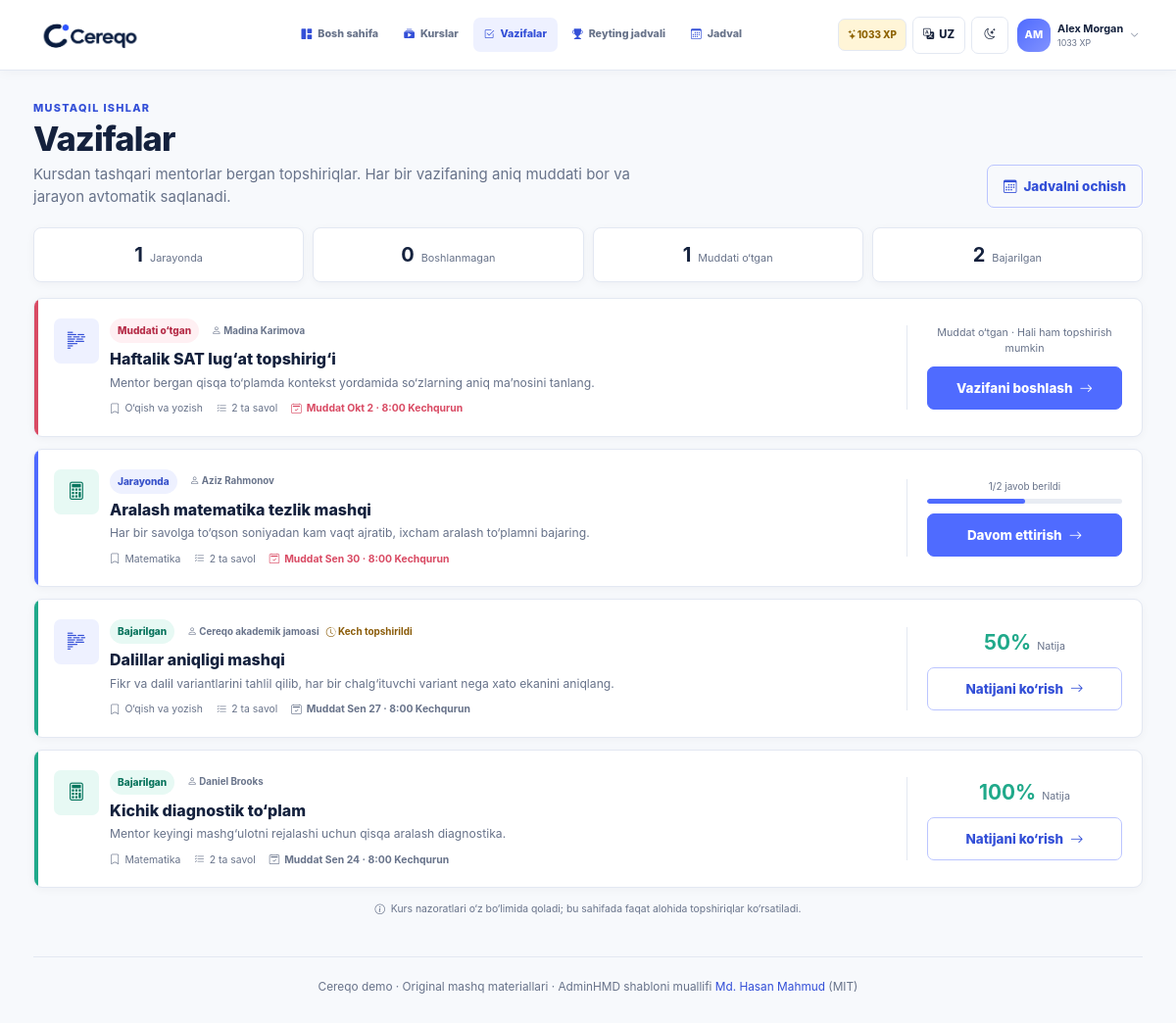
Page /tasks/ (signed in) on the committed database.
### learning/models.py (models this page shows, shortened)
class Student(models.Model):
    user = models.OneToOneField(
        settings.AUTH_USER_MODEL,
        on_delete=models.CASCADE,
        related_name="student_profile",
        null=True,
        blank=True,
    )
    name = models.CharField(max_length=100, unique=True)
    initials = models.CharField(max_length=3)
    points = models.PositiveIntegerField(default=0)
    streak = models.PositiveIntegerField(default=0)
    badge = models.CharField(max_length=80, blank=True)
    is_demo = models.BooleanField(default=False)
    class Meta:
        ordering = ["-points", "name"]

class Homework(models.Model):
    COURSE = "course"
    INDEPENDENT = "independent"
    KIND_CHOICES = [
        (COURSE, "Course checkpoint"),
        (INDEPENDENT, "Independent task"),
    ]
    lesson = models.OneToOneField(
        Lesson, on_delete=models.CASCADE, related_name="homework", null=True, blank=True
    )
    section = models.OneToOneField(
        CourseSection, on_delete=models.CASCADE, related_name="checkpoint", null=True, blank=True
    )
    kind = models.CharField(max_length=12, choices=KIND_CHOICES, default=COURSE, db_index=True)
    subject = models.CharField(max_length=10, choices=Lesson.SUBJECT_CHOICES, default="math")
    assigned_by = models.CharField(max_length=100, default="Cereqo academic team")
    title = models.CharField(max_length=160)
    description = models.TextField()
    deadline = models.DateTimeField()
    max_points = models.PositiveSmallIntegerField(default=100)
    sort_order = models.PositiveSmallIntegerField(default=0)
    class Meta:
        ordering = ["sort_order", "deadline"]
    def submission_for(self, student):
        return self.submissions.filter(student=student).first()
    def status_for(self, student):
        submission = self.submission_for(student)
        if submission and submission.submitted_at:
            return "completed"
        if submission and submission.answers.exists():
            return "in_progress"
        if self.deadline < timezone.now():
            return "overdue"
        return "not_started"

class Submission(models.Model):
    student = models.ForeignKey(Student, on_delete=models.CASCADE, related_name="submissions")
    homework = models.ForeignKey(Homework, on_delete=models.CASCADE, related_name="submissions")
    started_at = models.DateTimeField(auto_now_add=True)
    updated_at = models.DateTimeField(auto_now=True)
    submitted_at = models.DateTimeField(null=True, blank=True)
    score = models.PositiveSmallIntegerField(null=True, blank=True)
    points_awarded = models.PositiveSmallIntegerField(default=0)
    class Meta:
        constraints = [
            models.UniqueConstraint(fields=["student", "homework"], name="unique_student_homework")
        ]
    @property
    def is_late(self):
        return bool(self.submitted_at and self.submitted_at > self.homework.deadline)

### learning/views.py (the view)
# urls.py: path("tasks/", views.homework_list, name="homework_list"),
@login_required
def homework_list(request):
    student = _student(request)
    cards = _homework_cards(student)
    counts = {key: sum(card["status"] == key for card in cards) for key in ("not_started", "in_progress", "overdue", "completed")}
    return render(
        request,
        "learning/homework_list.html",
        {"active_nav": "tasks", "cards": cards, "counts": counts},
    )

### learning/context_processors.py (called while the page is built)
def demo_shell(request):
    student = student_for_user(request.user)
    return {"demo_student": student}

### learning/student_profiles.py (called while the page is built)
def student_for_user(user):
    if not user or not user.is_authenticated:
        return None
    try:
        return user.student_profile
    except Student.DoesNotExist:
        display_name = user.get_full_name() or user.email.split("@")[0] or user.get_username()
        display_name = _unique_name(display_name, user)
        return Student.objects.create(
            user=user,
            name=display_name,
            initials=_initials(display_name),
            badge="New learner",
        )

### learning/views.py (called while the page is built)
def _student(request):
    return student_for_user(request.user)

### templates/learning/homework_list.html (shortened to what this page needs)
{% extends 'base.html' %}{% load i18n %}
{% block content %}
<section class="page-heading tasks-heading">
  <div><p class="eyebrow">{% translate "Independent work" %}</p><h1>{% translate "Tasks" %}</h1><p>{% translate "Assignments from your mentors that sit outside a course. Every task has a clear deadline and saved progress." %}</p></div>
  <a class="btn btn-outline-primary app-btn" href="{% url 'learning:attendance' %}"><i class="bi bi-calendar3"></i> {% translate "Open schedule" %}</a>
</section>
<section class="status-summary" aria-label="{% translate 'Task status summary' %}">
  <div><strong>{{ counts.in_progress }}</strong><span>{% translate "In progress" %}</span></div><div><strong>{{ counts.not_started }}</strong><span>{% translate "Not started" %}</span></div><div><strong>{{ counts.overdue }}</strong><span>{% translate "Overdue" %}</span></div><div><strong>{{ counts.completed }}</strong><span>{% translate "Completed" %}</span></div>
</section>
<section class="task-list">
  {% for card in cards %}
  <article class="homework-card independent-task-card status-border-{{ card.status }}">
    <div class="homework-main">
      <span class="task-subject-icon subject-{{ card.homework.subject }}"><i class="bi {% if card.homework.subject == 'math' %}bi-calculator{% else %}bi-body-text{% endif %}"></i></span>
      <div>
        <div class="card-title-line"><span class="status-badge status-{{ card.status }}">{% if card.status == 'not_started' %}{% translate "Not started" %}{% elif card.status == 'in_progress' %}{% translate "In progress" %}{% elif card.status == 'overdue' %}{% translate "Overdue" %}{% else %}{% translate "Completed" %}{% endif %}</span><span class="section-task-label"><i class="bi bi-person"></i> {% translate card.homework.assigned_by %}</span>{% if card.submission.is_late %}<span class="late-note"><i class="bi bi-clock-history"></i> {% translate "Submitted late" %}</span>{% endif %}</div>
        <h2>{% translate card.homework.title %}</h2><p>{% translate card.homework.description %}</p>
        <div class="task-facts"><span><i class="bi bi-bookmark"></i> {% translate card.homework.get_subject_display %}</span><span><i class="bi bi-list-check"></i> {% blocktranslate with total=card.total %}{{ total }} questions{% endblocktranslate %}</span><span class="deadline-fact deadline-{{ card.deadline_tone }}"><i class="bi bi-calendar2-check"></i> {% translate "Due" %} {{ card.homework.deadline|date:'M j · g:i A' }}</span></div>
      </div>
    </div>
    <div class="homework-action">
      {% if card.status == 'completed' %}<div class="score-display"><strong>{{ card.submission.score }}%</strong><span>{% translate "Score" %}</span></div>{% elif card.status == 'in_progress' %}<div class="mini-progress"><span>{% blocktranslate with answered=card.answered total=card.total %}{{ answered }}/{{ total }} answered{% endblocktranslate %}</span><div><i style="width:{% widthratio card.answered card.total 100 %}%"></i></div></div>{% elif card.status == 'overdue' %}<p class="overdue-copy">{% translate "Past due · You can still submit" %}</p>{% elif card.days_until_due == 0 %}<p class="ready-copy">{% translate "Due today" %}</p>{% elif card.days_until_due == 1 %}<p class="ready-copy">{% translate "Due tomorrow" %}</p>{% else %}<p class="ready-copy">{% translate "Ready when you are" %}</p>{% endif %}
      <a class="btn {% if card.status == 'completed' %}btn-outline-primary{% else %}btn-primary{% endif %} app-btn" href="{% url 'learning:homework_detail' card.homework.id %}">{% if card.status == 'completed' %}{% translate "Review result" %}{% elif card.status == 'in_progress' %}{% translate "Resume" %}{% else %}{% translate "Start task" %}{% endif %} <i class="bi bi-arrow-right"></i></a>
    </div>
  </article>
  {% empty %}<div class="surface-card empty-state"><i class="bi bi-inbox"></i><h2>{% translate "No independent tasks" %}</h2><p>{% translate "New assignments from your mentors will appear here." %}</p></div>{% endfor %}
</section>
<p class="leaderboard-footnote"><i class="bi bi-info-circle"></i> {% translate "Course checkpoints stay inside their course sections; this page only shows separate assignments." %}</p>
{% endblock %}

### templates/base.html (shortened to what this page needs)
{% load static i18n %}
<!doctype html>
<html lang="{{ LANGUAGE_CODE }}">
<head>
  <link rel="stylesheet" href="{% static 'vendor/bootstrap/css/bootstrap.min.css' %}">
  <link rel="stylesheet" href="{% static 'vendor/bootstrap-icons/css/bootstrap-icons.css' %}">
  <link rel="stylesheet" href="{% static 'cereqo/css/cereqo.css' %}">
</head>
<body>
  <div class="app-shell topnav-shell">
    <header class="desktop-topbar main-navbar">
      <a class="topnav-brand" href="{% url 'learning:dashboard' %}"><img src="{% static 'cereqo/img/cereqo-logo.png' %}" alt="Cereqo"></a>
      <nav class="desktop-main-nav" aria-label="{% translate 'Main navigation' %}">{% include 'learning/_nav_links.html' %}</nav>
      <div class="topnav-actions">{% if user.is_authenticated and demo_student %}<span class="topnav-xp"><i class="bi bi-stars"></i>{{ demo_student.points }} XP</span>{% endif %}{% include 'learning/_toolbar_controls.html' %}{% if user.is_authenticated %}{% include 'learning/_profile_menu.html' %}{% else %}<a class="btn btn-primary navbar-login" href="{% url 'login' %}"><i class="bi bi-box-arrow-in-right"></i>{% translate "Log in" %}</a>{% endif %}</div>
    </header>
    <div class="app-main {% if landing_page %}landing-main{% endif %} {% if course_navigation %}has-course-sidebar{% endif %}">
      <main id="main-content" class="{% if landing_page %}landing-content{% else %}page-content{% endif %}" tabindex="-1">
        {% block content %}{% endblock %}
        {% if not landing_page %}
        <footer class="page-footer">{% translate "Cereqo demo" %} · {% translate "Original practice content" %} · {% translate "AdminHMD template by" %} <a href="https://github.com/HasanMahmudDev" target="_blank" rel="noreferrer">Md. Hasan Mahmud</a> (MIT)</footer>
        {% endif %}
      </main>
    </div>
  </div>
</body>
</html>

### templates/learning/_profile_menu.html (shortened to what this page needs)
{% load i18n %}
{% if user.is_authenticated and demo_student %}<div class="dropdown profile-menu">
  <button class="profile-trigger" type="button" data-bs-toggle="dropdown" aria-expanded="false" aria-label="{% translate 'Open profile menu' %}"><span class="avatar avatar-sm">{{ demo_student.initials }}</span><span class="profile-trigger-copy"><strong>{{ demo_student.name }}</strong><small>{{ demo_student.points }} XP</small></span><i class="bi bi-chevron-down"></i></button>
</div>{% endif %}

### rows in the picture
Student: points "1033", initials "AM", name "Alex Morgan"
Homework: homework.deadline "Okt 2 · 8:00 Kechqurun"
Homework: homework.deadline "Sen 30 · 8:00 Kechqurun"
Homework: homework.deadline "Sen 27 · 8:00 Kechqurun", submission.score "50"
Homework: homework.deadline "Sen 24 · 8:00 Kechqurun", submission.score "100"

### other values in the picture
{{ LANGUAGE_CODE|upper }} "UZ"
{{ counts.in_progress }} "1"
{{ counts.not_started }} "0"
{{ counts.overdue }} "1"
{{ counts.completed }} "2"
